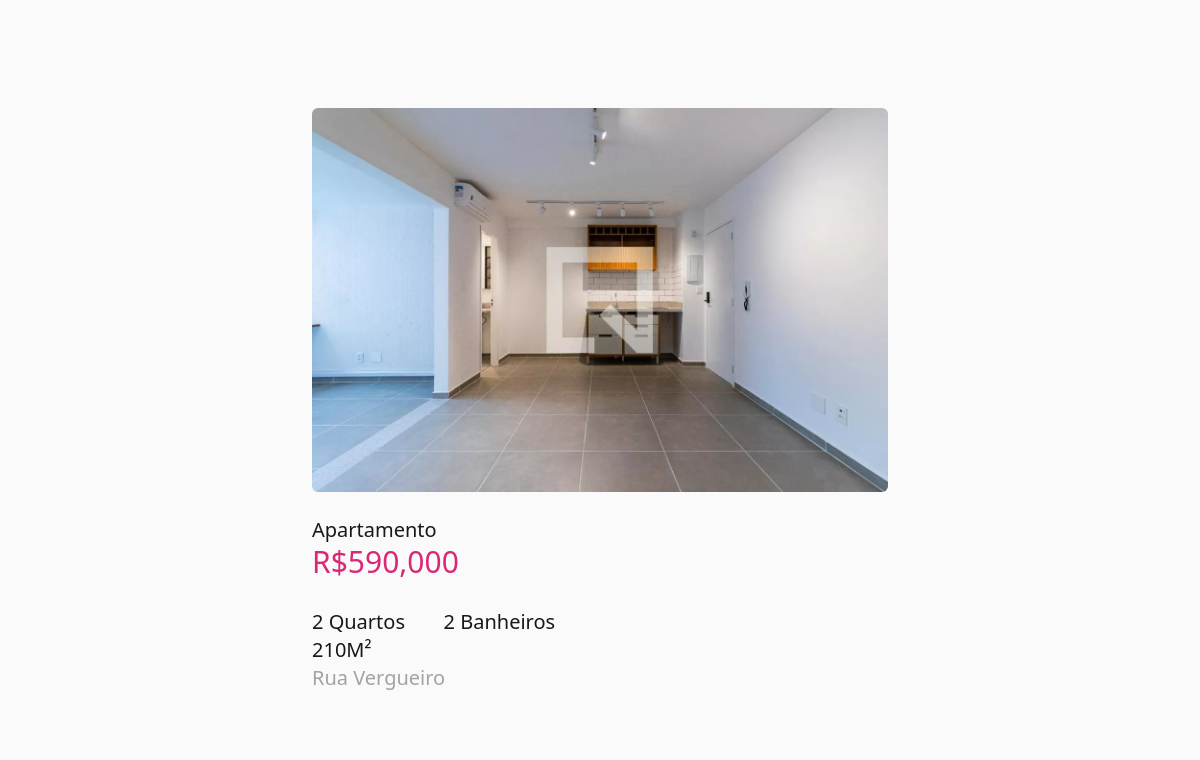
Screenshot of /find/7 with the database file from the repository.
### app.py (models this page shows, shortened)
class Estate(db.Model):
    ownerId = db.Column(db.Integer, db.ForeignKey('user.id'), nullable=False)
    id = db.Column(db.Integer, primary_key=True)
    address = db.Column(db.String(100), nullable=False, default='No address')
    price = db.Column(db.Integer, nullable=False)
    bedrooms = db.Column(db.Integer, nullable=False)
    bathrooms = db.Column(db.Integer, nullable=False)
    area = db.Column(db.Integer, nullable=False)
    type = db.Column(db.String(100), nullable=False)
    img_url = db.Column(db.String(100), nullable=True)

### app.py (the view)
@app.route("/find/<id>", methods=["GET"])
def show(id):
    try:
        imovel = Estate.query.get(id)
        imovel.price = "{:,}".format(imovel.price)
    except:
        return "erro ao encontrar imóvel"
    return render_template("singleEstate.html", estate=imovel)

### templates/singleEstate.html
{% extends 'base.html'%} {% block head %} <title>Hello</title> {%endblock%} {%
block body %}
<div class="flex items-center justify-center h-full m-4 bg-neutral-50">
  <div class="flex flex-col items-start justify-center p-6 m-4 text-xl rounded-lg  bg-neutral-50">
    <div class="flex justify-start w-full mb-6 ">
      {% if estate.img_url %}
      <img class="object-cover rounded-md estate-img max-h-96" src="{{ url_for('static', filename='images/' + estate.img_url) }}" alt="Estate Image">
      {% else %}
      <p>No Image Available</p>
      {% endif %}
    </div>
    <div class="flex flex-col items-start justify-start ">
      <p>{{estate.type}}</p>
      <h2 class="mb-3 text-3xl text-pink-600 text-">R${{ estate.price }}</h2>
    <div class="mt-4 columns-2 ">
      <p>{{estate.bedrooms}} Quartos</p>
      <p>{{estate.area}}M²</p>
      <p>{{estate.bathrooms}} Banheiros</p>
    </div>
    <p class="text-neutral-400">{{estate.address}}</p>
    </div>
</div>
{% endblock %}

### rows the page displays
Estate: img_url (picture), type "Apartamento", price "590,000", bedrooms "2", area "210", bathrooms "2", address "Rua Vergueiro"
